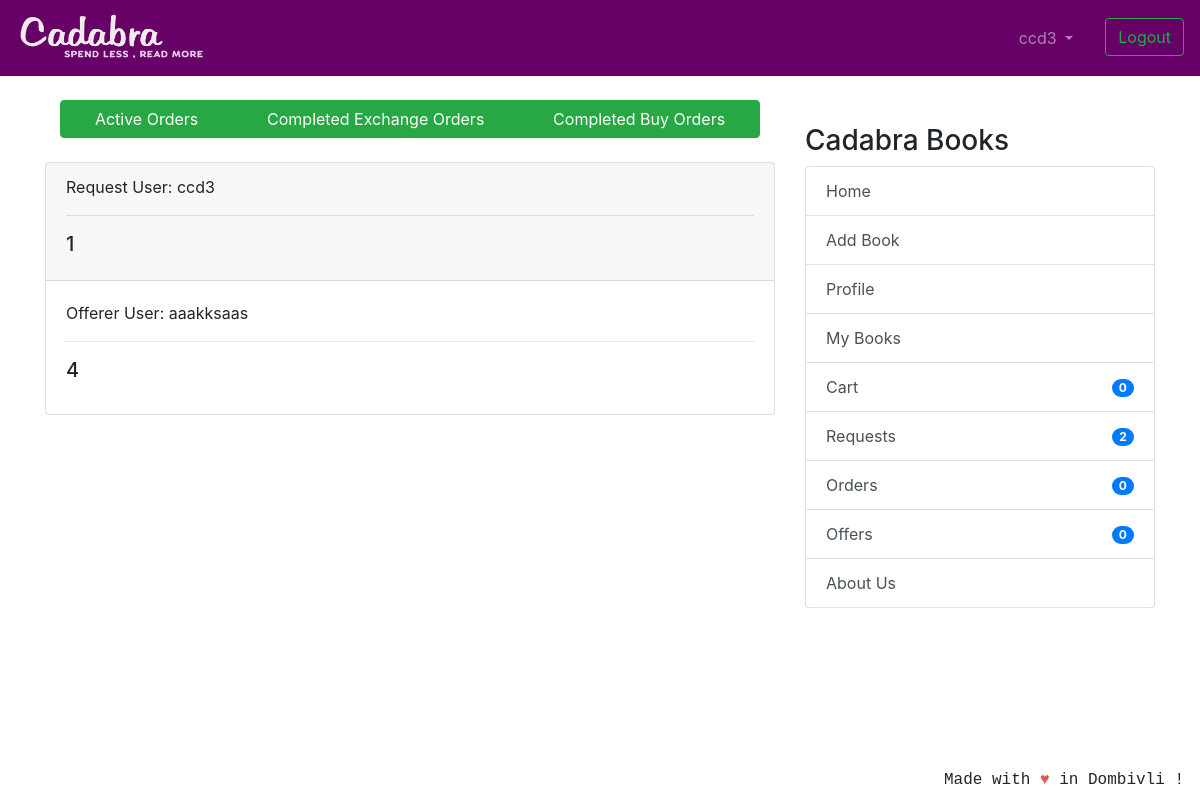
The page /transaction/orders/exchange-orders (signed in) on the database its author committed.
### coreapp/models.py (models this page shows, shortened)
class CompletedTransaction(models.Model):
    requester = models.ForeignKey(
        User, related_name='completed_requester', on_delete=models.CASCADE)
    offerrer = models.ForeignKey(
        User, related_name='completed_offerrer', on_delete=models.CASCADE)
    timestamp = models.DateTimeField(auto_now_add=True)
    requester_book_name = models.CharField(max_length=100, blank=True, null=True)
    offerrer_book_name = models.CharField(
        max_length=100, blank=True, null=True)
    requester_author_name = models.CharField(
        max_length=100, blank=True, null=True)
    offerrer_author_name = models.CharField(
        max_length=100, blank=True, null=True)
    requester_address = models.ForeignKey(
        ShippingAddress, related_name='completed_user_address', null=True, on_delete=models.CASCADE)
    offerrer_address = models.ForeignKey(
        ShippingAddress, related_name='completed_seller_address', null=True, on_delete=models.CASCADE)

### transaction/views.py (the view)
class TransactionCompletedExchangeOrder(LoginRequiredMixin, generic.ListView):
    model = CompletedTransaction
    template_name = 'transaction_completed_exchange_order.html'
    context_object_name = 'orders'
    def get_queryset(self):
        return CompletedTransaction.objects.filter(Q(offerrer=self.request.user) | Q(requester=self.request.user)).order_by('timestamp')

### nofapapp/context_processors.py (called while the page is built)
def add_variable_to_context(request):
    if request.user.id:
        orderitems = Order.objects.get(owner=request.user.profile)
        return {
            'requestscount': Requests.objects.filter(requester=request.user).count(),
            'offercount' : Requests.objects.filter(offerrer=request.user).count(),
            'orderscount': Transaction.objects.filter(Q(offerrer=request.user) | Q(requester=request.user)).count()+FinalBuyOrder.objects.filter(user=request.user).count(),
            'cartitemscount': orderitems.items.count(),
            'addresscheck': get_object_or_404(ShippingAddress, profile=get_object_or_404(Profile, user=request.user)).address1,
            }
    else:
        return {}

### templates/transaction_completed_exchange_order.html (shortened to what this page needs)
{% extends 'base.html' %}
{% block content %}
<div class="btn-group container-fluid">
    <a href="{% url 'transaction:orders_view' %}" class="btn btn-success">Active Orders</a>
    <a href="{% url 'transaction:exchange-order' %}" class="btn btn-success">Completed Exchange Orders</a>
    <a href="{% url 'transaction:buy-order' %}" class="btn btn-success">Completed Buy Orders</a>
</div>
<br />
<br />
{% if orders %}
{% for order in orders %}
<div class="card text-left">
    <div class="card-header">
        <p class="card-text">Request User: {{ order.requester }}</p>
        <hr />
        <h5 class="card-title">{{ order.offerrer_book_name }}</h5>
    </div>
    <div class="card-body">
        <p class="card-text">Offerer User: {{ order.offerrer }}</p>
        <hr />
        <h5 class="card-title">{{ order.requester_book_name }}</h5>
    </div>
</div>
{% endfor %}
{% else %}
<h2 align="center">No Completed Exchange Orders Found! </h2>
{% endif %}
{% endblock %}

### templates/base.html (shortened to what this page needs)
{% load static %}
<!doctype html>
<html lang="en">
  <head>
    <link rel="stylesheet" href="https://stackpath.bootstrapcdn.com/bootstrap/4.2.1/css/bootstrap.min.css"
>
  </head>
  <body>
    <header class="site-header">
<nav class="navbar navbar-expand-lg navbar-dark" style="background-color: #660066;">
  <a class="navbar-brand" href="{% url 'coreapp:list_entries' %}">
      <img src="{% static 'img/cadabra.png' %}" alt="Logo" style="width:190px;height:50px" >
    </a>
  <div class="collapse navbar-collapse" id="navbarSupportedContent">
    <ul class="navbar-nav ml-auto">
      {% if user.is_authenticated %}
      <li class="nav-item dropdown">
        <a class="nav-link dropdown-toggle mr-3" href="#" id="navbarDropdown" role="button" data-toggle="dropdown"
          aria-haspopup="true" aria-expanded="false">
          {{ user.username }}
        </a>
      </li>
      <li><a class="btn btn-outline-success ml-2 my-2 my-sm-0" href="{% url 'logout'%}">Logout</a></li>
        {% else %}
      <li><a href="{% url 'login' %}" class="btn btn-outline-success">Login</a></li>
      <li><a href="{% url 'coreapp:signup' %}" class="btn btn-primary ml-2">Sign up</a></li>
      {% endif %}
    </ul>
  </div>
</nav>
  </header>
  <br/>
    <div class="container">
      <div class="row justify-content-center">
        <div class="col-8">
          {% block content %}
          {% endblock %}
        </div>
        {% if user.is_authenticated %}
                <div class="col-md-4">
                  <div class="content-section">
                    <br/>
                    <h3>Cadabra Books</h3>
                      <ul class="list-group">
                        <a class="list-group-item list-group-item-action" href="{% url 'coreapp:list_entries' %}" > Home </a>
                        <a class="list-group-item list-group-item-action" href="{% url 'coreapp:new_entry' %}" > Add Book</a>
                        <a class="list-group-item list-group-item-action" href="{% url 'coreapp:profile' %}" >Profile</a>
                        <a class="list-group-item list-group-item-action" href="{% url 'coreapp:userbooks' %}" >My Books</a>
                        <a class="list-group-item list-group-item-action" href="{% url 'cart:cart_items' %}" >Cart<span class="badge badge-primary badge-pill float-right mt-1">{{ cartitemscount }}</span> </a>
                        <a class="list-group-item list-group-item-action" href="{% url 'transaction:requests_view' %}" >Requests<span class="badge badge-primary badge-pill float-right mt-1">{{ requestscount }}</span></a>
                        <a class="list-group-item list-group-item-action" href="{% url 'transaction:orders_view' %}" >Orders <span class="badge badge-primary badge-pill float-right mt-1">{{ orderscount }}</span></a>
                        <a class="list-group-item list-group-item-action" href="{% url 'transaction:offers_view' %}" >Offers <span class="badge badge-primary badge-pill float-right mt-1">{{ offercount }}</span></a>
                        <a class="list-group-item list-group-item-action" href="{% url 'coreapp:aboutus' %}">About Us</a>
                      </ul>
                      <br/>
                  </div>
                </div>
                {% endif %}
      </div>
    </div>
<footer class="site-footer mr-3 mb-2" style="position:fixed;right:0;bottom:0;font-family: 'Courier';font-style: bold;">
  Made with <span style="color: #e25555;">&hearts;</span> in Dombivli !
</footer>
</body>
</html>

### rows shown on the page
CompletedTransaction: requester "ccd3", offerrer_book_name "1", offerrer "aaakksaas", requester_book_name "4"

### other values the page prints
{{ user.username }} "ccd3"
{{ cartitemscount }} "0"
{{ requestscount }} "2"
{{ orderscount }} "0"
{{ offercount }} "0"
